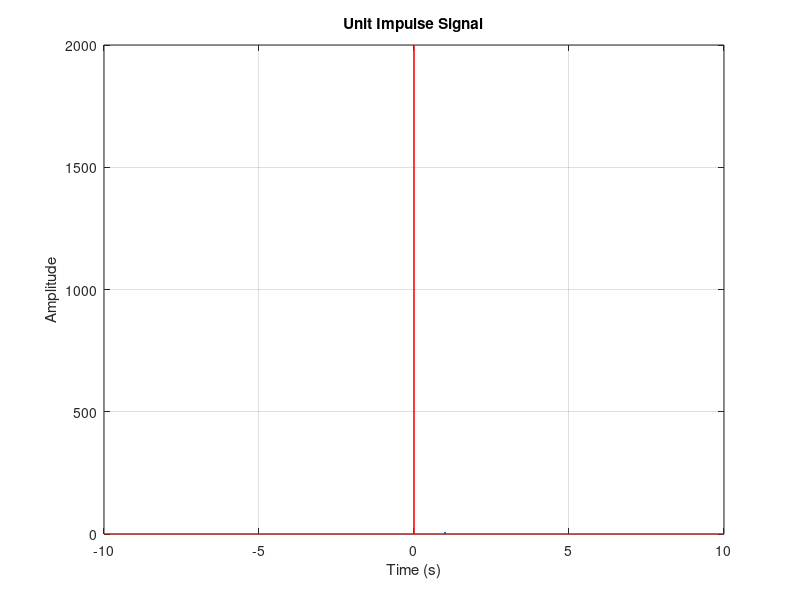

Recreate this plot in MATLAB.
clc;
clear all;
close all;

% Unit Impulse Signal

t = -10 : 10^-3 : 10;
del = zeros(size(t));

for i = 1:length(t)
    if  (-10^-3 < t(i)) && (t(i) < 10^-3)
        del(i) = 2 * 10^3;
    else
        del(i) = 0;
    end
end

plot(t, del, 'r', LineWidth=3)
xlabel('Time (s)')
ylabel('Amplitude')
title('Unit Impulse Signal')
grid on;
